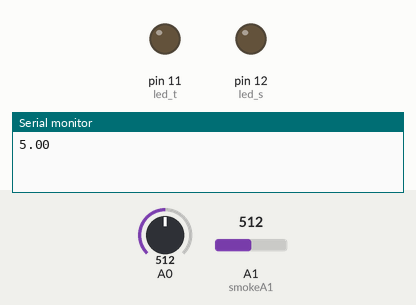
A sketch run on a simulated Arduino Uno, built with avr-gcc and run on an emulated ATmega328P. Parts: output pins drawn as LEDs (lit = HIGH), the last lines printed to the serial monitor. Inputs (shaded band) come from the test bench; at power-on: A0 = 512, A1 (smokeA1) = 512.

Above: at 0.1 s.
At 2.3 s:
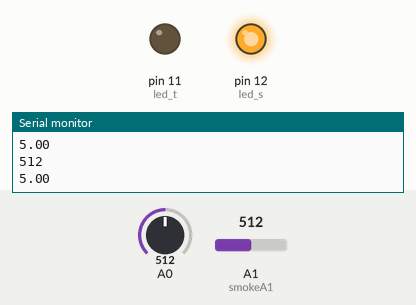
2.4 s: A0 set to 597
5.2 s: A0 set to 622
At 7.6 s:
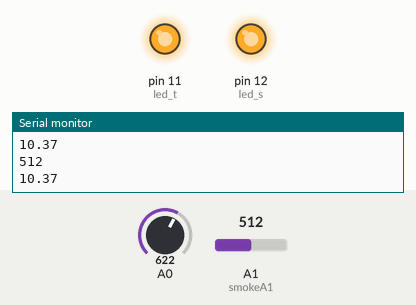
Timing chart, 0 to 9.1 s (numbered marks = the images above; inputs shaded):
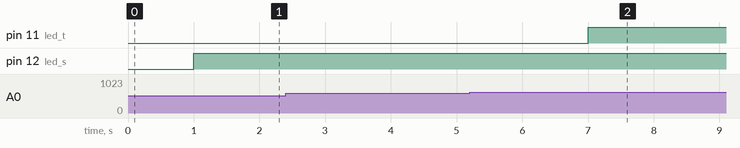

The sketch:

lm35.ino
```cpp
#include <OneWire.h>
#include <DallasTemperature.h>
  float temp=A0;
  int led_t=11;
  int smokeA1=A1;
  int threshold=400;
  int led_s=12;

  void setup() {

  pinMode(led_t, OUTPUT);
  pinMode(led_s,OUTPUT);
  Serial.begin(9600);

}

void loop() {

  temp=analogRead(A0);
  temp=(temp * 0.048820)-20;
  int analogSensor = analogRead(smokeA1);

  Serial.println(temp);
  delay(1000);
  if(temp>10)
  digitalWrite(led_t,HIGH);


  if(analogSensor>threshold)
  digitalWrite(led_s,HIGH);
  Serial.println(analogSensor);
  delay(500);
}
```

Measured:
- the behaviour switches between 614 and 615 on A0 (found by bisection; images 1 and 2)
- after the input at 5.2 s, pin 11 (led_t): LOW → HIGH after 1.8 s
